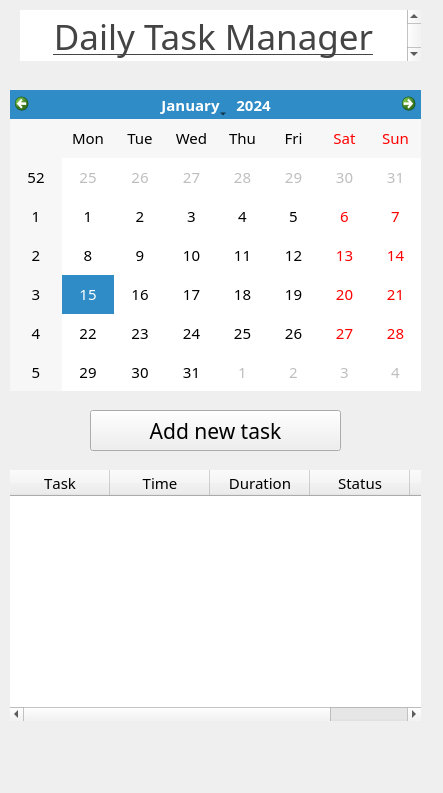
<?xml version="1.0" encoding="UTF-8"?>
<ui version="4.0">
 <class>App</class>
 <widget class="QWidget" name="App">
  <property name="geometry">
   <rect>
    <x>0</x>
    <y>0</y>
    <width>443</width>
    <height>793</height>
   </rect>
  </property>
  <property name="sizePolicy">
   <sizepolicy hsizetype="Expanding" vsizetype="Expanding">
    <horstretch>100</horstretch>
    <verstretch>0</verstretch>
   </sizepolicy>
  </property>
  <property name="font">
   <font>
    <family>Eras Medium ITC</family>
   </font>
  </property>
  <property name="windowTitle">
   <string>PlannerApp</string>
  </property>
  <widget class="QCalendarWidget" name="calendarWidget">
   <property name="geometry">
    <rect>
     <x>10</x>
     <y>90</y>
     <width>411</width>
     <height>301</height>
    </rect>
   </property>
   <property name="font">
    <font>
     <family>Eras Medium ITC</family>
     <pointsize>11</pointsize>
    </font>
   </property>
   <property name="locale">
    <locale language="English" country="UnitedStates"/>
   </property>
   <property name="inputMethodHints">
    <set>Qt::ImhDate|Qt::ImhTime</set>
   </property>
   <property name="firstDayOfWeek">
    <enum>Qt::Monday</enum>
   </property>
  </widget>
  <widget class="QTableWidget" name="tableWidget">
   <property name="geometry">
    <rect>
     <x>10</x>
     <y>470</y>
     <width>411</width>
     <height>251</height>
    </rect>
   </property>
   <property name="sizePolicy">
    <sizepolicy hsizetype="Fixed" vsizetype="Expanding">
     <horstretch>0</horstretch>
     <verstretch>0</verstretch>
    </sizepolicy>
   </property>
   <property name="font">
    <font>
     <family>Eras Medium ITC</family>
    </font>
   </property>
   <property name="frameShape">
    <enum>QFrame::NoFrame</enum>
   </property>
   <property name="alternatingRowColors">
    <bool>true</bool>
   </property>
   <property name="showGrid">
    <bool>true</bool>
   </property>
   <property name="gridStyle">
    <enum>Qt::SolidLine</enum>
   </property>
   <column>
    <property name="text">
     <string>Task</string>
    </property>
    <property name="toolTip">
     <string/>
    </property>
    <property name="font">
     <font>
      <family>Eras Medium ITC</family>
      <pointsize>11</pointsize>
      <kerning>false</kerning>
     </font>
    </property>
   </column>
   <column>
    <property name="text">
     <string>Time</string>
    </property>
    <property name="font">
     <font>
      <family>Eras Medium ITC</family>
      <pointsize>11</pointsize>
      <weight>50</weight>
      <bold>false</bold>
     </font>
    </property>
   </column>
   <column>
    <property name="text">
     <string>Duration</string>
    </property>
    <property name="font">
     <font>
      <family>Eras Medium ITC</family>
      <pointsize>11</pointsize>
      <weight>50</weight>
      <bold>false</bold>
     </font>
    </property>
   </column>
   <column>
    <property name="text">
     <string>Status</string>
    </property>
    <property name="font">
     <font>
      <family>Eras Medium ITC</family>
      <pointsize>11</pointsize>
     </font>
    </property>
   </column>
   <column>
    <property name="text">
     <string/>
    </property>
   </column>
  </widget>
  <widget class="QPushButton" name="pushButton">
   <property name="geometry">
    <rect>
     <x>90</x>
     <y>410</y>
     <width>251</width>
     <height>41</height>
    </rect>
   </property>
   <property name="font">
    <font>
     <family>Eras Medium ITC</family>
     <pointsize>16</pointsize>
    </font>
   </property>
   <property name="text">
    <string>Add new task</string>
   </property>
  </widget>
  <widget class="QTextBrowser" name="DailyPlanner">
   <property name="enabled">
    <bool>true</bool>
   </property>
   <property name="geometry">
    <rect>
     <x>20</x>
     <y>10</y>
     <width>401</width>
     <height>51</height>
    </rect>
   </property>
   <property name="font">
    <font>
     <family>Eras Medium ITC</family>
     <pointsize>26</pointsize>
     <strikeout>false</strikeout>
    </font>
   </property>
   <property name="layoutDirection">
    <enum>Qt::LeftToRight</enum>
   </property>
   <property name="autoFillBackground">
    <bool>false</bool>
   </property>
   <property name="frameShape">
    <enum>QFrame::NoFrame</enum>
   </property>
   <property name="frameShadow">
    <enum>QFrame::Plain</enum>
   </property>
   <property name="autoFormatting">
    <set>QTextEdit::AutoNone</set>
   </property>
   <property name="html">
    <string>&lt;!DOCTYPE HTML PUBLIC &quot;-//W3C//DTD HTML 4.0//EN&quot; &quot;http://www.w3.org/TR/REC-html40/strict.dtd&quot;&gt;
&lt;html&gt;&lt;head&gt;&lt;meta name=&quot;qrichtext&quot; content=&quot;1&quot; /&gt;&lt;style type=&quot;text/css&quot;&gt;
p, li { white-space: pre-wrap; }
&lt;/style&gt;&lt;/head&gt;&lt;body style=&quot; font-family:'Eras Medium ITC'; font-size:26pt; font-weight:400; font-style:normal;&quot;&gt;
&lt;p align=&quot;center&quot; style=&quot; margin-top:0px; margin-bottom:0px; margin-left:0px; margin-right:0px; -qt-block-indent:0; text-indent:0px;&quot;&gt;&lt;span style=&quot; text-decoration: underline; color:#444444;&quot;&gt;Daily Task Manager&lt;/span&gt;&lt;/p&gt;&lt;/body&gt;&lt;/html&gt;</string>
   </property>
   <property name="placeholderText">
    <string/>
   </property>
  </widget>
  <widget class="QPushButton" name="DeleteTask">
   <property name="geometry">
    <rect>
     <x>660</x>
     <y>750</y>
     <width>31</width>
     <height>23</height>
    </rect>
   </property>
   <property name="text">
    <string/>
   </property>
   <property name="icon">
    <iconset theme="&quot;C:\Users\rutih\PycharmProjects\PythonExam\DeleteButtonIcon.png&quot;">
     <normaloff>.</normaloff>.</iconset>
   </property>
  </widget>
 </widget>
 <resources/>
 <connections/>
</ui>
